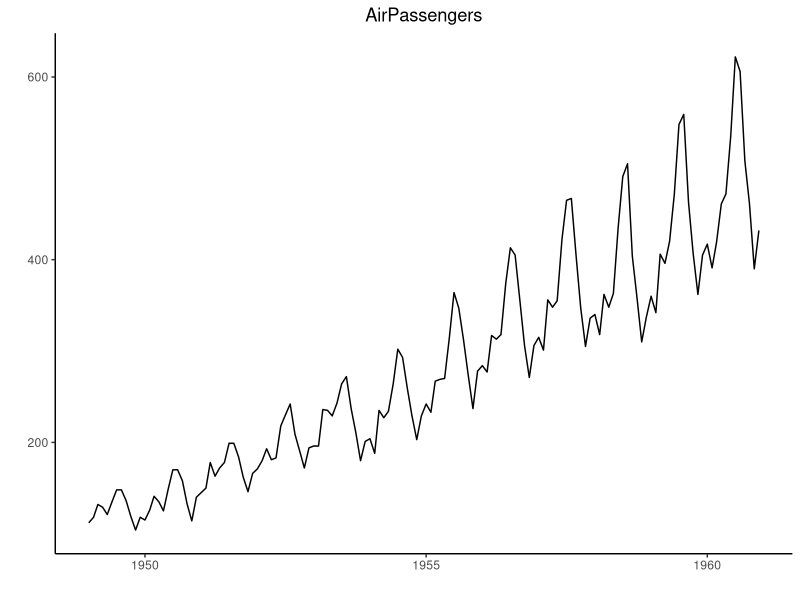
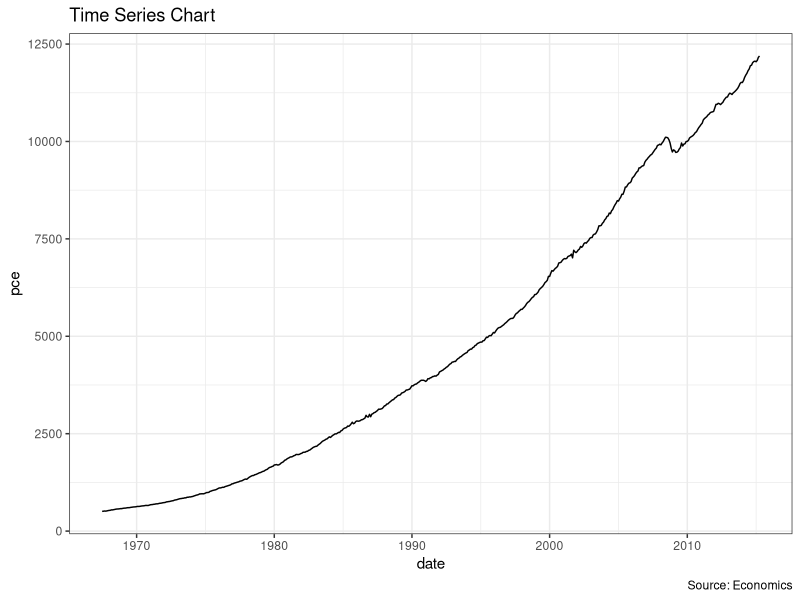
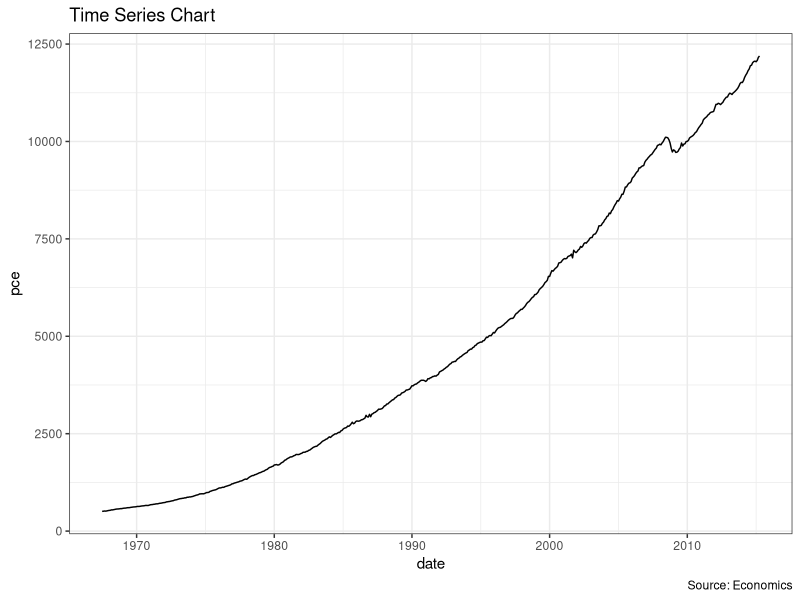
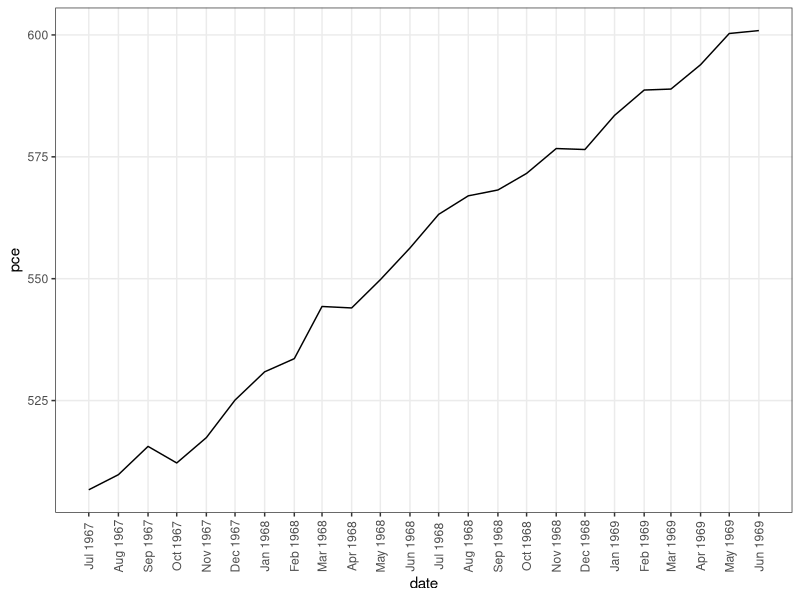
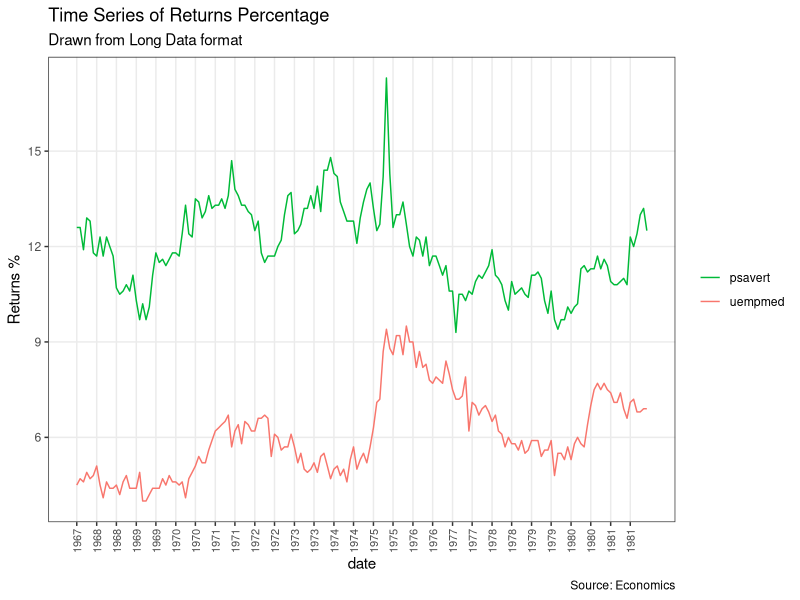
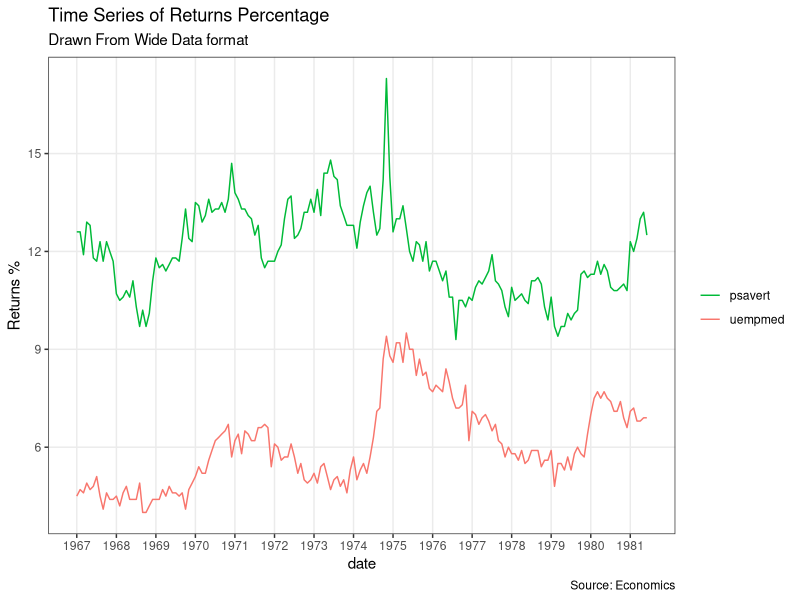
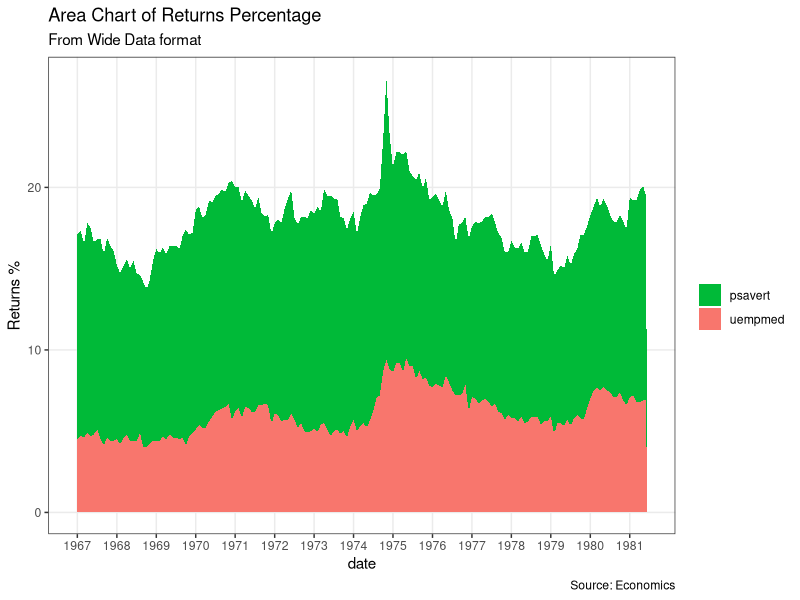
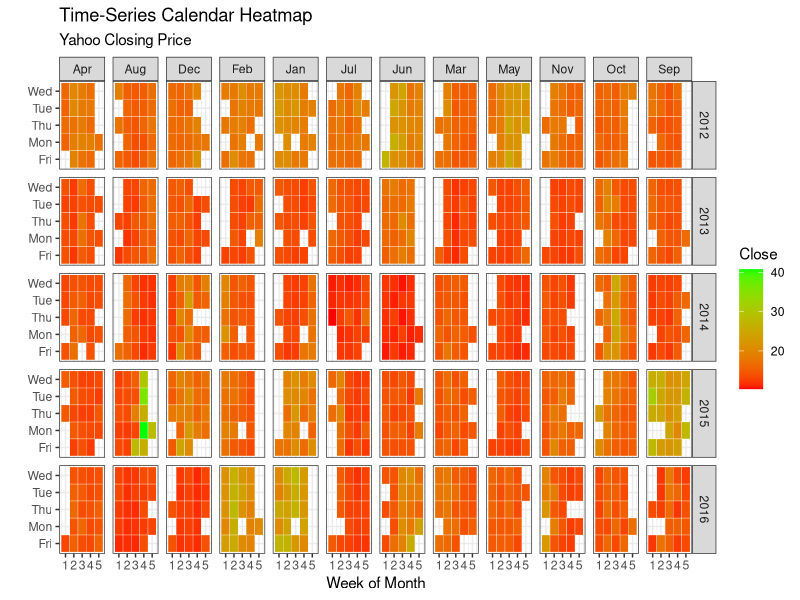

Here is the R script that generated these plots, in order:
## ---- chunk 1
## 加载数据集
library(ggplot2)
library(plotrix)
data("midwest", package = "ggplot2") 
## ---- chunk 2
## 全局配色、主题设置。注意，本文使用离散色阶，如果需要使用连续色阶，则需要重写。
options(scipen=999)  # 关掉像 1e+48 这样的科学符号
# 颜色设置（灰色系列）
cbp1 <- c("#999999", "#E69F00", "#56B4E9", "#009E73",
          "#F0E442", "#0072B2", "#D55E00", "#CC79A7")

# 颜色设置（黑色系列）
cbp2 <- c("#000000", "#E69F00", "#56B4E9", "#009E73",
          "#F0E442", "#0072B2", "#D55E00", "#CC79A7")


ggplot <- function(...) ggplot2::ggplot(...) + 
  scale_color_manual(values = cbp1) +
  scale_fill_manual(values = cbp1) + # 注意: 使用连续色阶时需要重写
  theme_bw()
## ---- chunk 3
library(ggplot2)
library(ggfortify)
theme_set(theme_classic())

# 绘图 
autoplot(AirPassengers) + 
  labs(title="AirPassengers") + 
  theme(plot.title = element_text(hjust=0.5))
## ---- chunk 4
library(ggplot2)
theme_set(theme_classic())

# 使用默认的时间跨度
ggplot(economics, aes(x=date)) + 
  geom_line(aes(y=pce)) + 
  labs(title="Time Series Chart", 
       caption="Source: Economics")
## ---- chunk 5
library(ggplot2)
theme_set(theme_classic())

# 使用默认的时间跨度
ggplot(economics, aes(x=date)) + 
  geom_line(aes(y=pce)) + 
  labs(title="Time Series Chart", 
       caption="Source: Economics")
## ---- chunk 6
library(ggplot2)
library(lubridate)
theme_set(theme_bw())

economics_m <- economics[1:24, ]

# 设定时间跨度为一个月
lbls <- paste0(month.abb[month(economics_m$date)], " ", lubridate::year(economics_m$date))
brks <- economics_m$date

# 绘图
ggplot(economics_m, aes(x=date)) + 
  geom_line(aes(y=pce)) + 
  scale_x_date(labels = lbls, 
               breaks = brks) +  # change to monthly ticks and labels
  theme(axis.text.x = element_text(angle = 90, vjust=0.5),  # rotate x axis text
        panel.grid.minor = element_blank())  # turn off minor grid
## ---- chunk 7
library(ggplot2)
library(lubridate)
theme_set(theme_bw())

df <- economics_long[economics_long$variable %in% c("psavert", "uempmed"), ]
df <- df[lubridate::year(df$date) %in% c(1967:1981), ]

# labels and breaks for X axis text
brks <- df$date[seq(1, length(df$date), 12)]
lbls <- lubridate::year(brks)

# 绘图
ggplot(df, aes(x=date)) + 
  geom_line(aes(y=value, col=variable)) + 
  labs(title="Time Series of Returns Percentage", 
       subtitle="Drawn from Long Data format", 
       caption="Source: Economics", 
       y="Returns %", 
       color=NULL) +  # title and caption
  scale_x_date(labels = lbls, breaks = brks) +  # change to monthly ticks and labels
  scale_color_manual(labels = c("psavert", "uempmed"), 
                     values = c("psavert"="#00ba38", "uempmed"="#f8766d")) +  # line color
  theme(axis.text.x = element_text(angle = 90, vjust=0.5, size = 8),  # rotate x axis text
        panel.grid.minor = element_blank())  # turn off minor grid
## ---- chunk 8
library(ggplot2)
library(lubridate)
theme_set(theme_bw())

df <- economics[, c("date", "psavert", "uempmed")]
df <- df[lubridate::year(df$date) %in% c(1967:1981), ]

# labels and breaks for X axis text
brks <- df$date[seq(1, length(df$date), 12)]
lbls <- lubridate::year(brks)

# plot
ggplot(df, aes(x=date)) + 
  geom_line(aes(y=psavert, col="psavert")) + 
  geom_line(aes(y=uempmed, col="uempmed")) + 
  labs(title="Time Series of Returns Percentage", 
       subtitle="Drawn From Wide Data format", 
       caption="Source: Economics", y="Returns %") +  # title and caption
  scale_x_date(labels = lbls, breaks = brks) +  # change to monthly ticks and labels
  scale_color_manual(name="", 
                     values = c("psavert"="#00ba38", "uempmed"="#f8766d")) +  # line color
  theme(panel.grid.minor = element_blank())  # turn off minor grid
## ---- chunk 9
library(ggplot2)
library(lubridate)
theme_set(theme_bw())

df <- economics[, c("date", "psavert", "uempmed")]
df <- df[lubridate::year(df$date) %in% c(1967:1981), ]

# labels and breaks for X axis text
brks <- df$date[seq(1, length(df$date), 12)]
lbls <- lubridate::year(brks)

# plot
ggplot(df, aes(x=date)) + 
  geom_area(aes(y=psavert+uempmed, fill="psavert")) + 
  geom_area(aes(y=uempmed, fill="uempmed")) + 
  labs(title="Area Chart of Returns Percentage", 
       subtitle="From Wide Data format", 
       caption="Source: Economics", 
       y="Returns %") +  # title and caption
  scale_x_date(labels = lbls, breaks = brks) +  # change to monthly ticks and labels
  scale_fill_manual(name="", 
                    values = c("psavert"="#00ba38", "uempmed"="#f8766d")) +  # line color
  theme(panel.grid.minor = element_blank())  # turn off minor grid
## ---- chunk 10
library(ggplot2)
library(plyr)
library(scales)
library(zoo)

df <- read.csv("data/yahoo.csv")
df$date <- as.Date(df$date)  # 格式化日期
df <- df[df$year >= 2012, ]  # filter reqd years

# 创建月周
df$yearmonth <- as.yearmon(df$date)
df$yearmonthf <- factor(df$yearmonth)
df <- ddply(df,.(yearmonthf), transform, monthweek=1+week-min(week))  # compute week number of month
df <- df[, c("year", "yearmonthf", "monthf", "week", "monthweek", "weekdayf", "VIX.Close")]
head(df)
## ---- chunk 11
ggplot(df, aes(monthweek, weekdayf, fill = VIX.Close)) + 
  geom_tile(colour = "white") + 
  facet_grid(year~monthf) + 
  scale_fill_gradient(low="red", high="green") +
  labs(x="Week of Month",
       y="",
       title = "Time-Series Calendar Heatmap", 
       subtitle="Yahoo Closing Price", 
       fill="Close")
## ---- chunk 12
library(dplyr)
theme_set(theme_classic())
source_df <- read.csv("data/cancer_survival_rates.csv")

# 定义函数，来源: https://github.com/jkeirstead/r-slopegraph
tufte_sort <- function(df, x="year", y="value", group="group", method="tufte", min.space=0.05) {
    ## First rename the columns for consistency
    ids <- match(c(x, y, group), names(df))
    df <- df[,ids]
    names(df) <- c("x", "y", "group")

    ## Expand grid to ensure every combination has a defined value
    tmp <- expand.grid(x=unique(df$x), group=unique(df$group))
    tmp <- merge(df, tmp, all.y=TRUE)
    df <- mutate(tmp, y=ifelse(is.na(y), 0, y))
  
    ## Cast into a matrix shape and arrange by first column
    require(reshape2)
    tmp <- dcast(df, group ~ x, value.var="y")
    ord <- order(tmp[,2])
    tmp <- tmp[ord,]
    
    min.space <- min.space*diff(range(tmp[,-1]))
    yshift <- numeric(nrow(tmp))
    ## Start at "bottom" row
    ## Repeat for rest of the rows until you hit the top
    for (i in 2:nrow(tmp)) {
        ## Shift subsequent row up by equal space so gap between
        ## two entries is >= minimum
        mat <- as.matrix(tmp[(i-1):i, -1])
        d.min <- min(diff(mat))
        yshift[i] <- ifelse(d.min < min.space, min.space - d.min, 0)
    }

    
    tmp <- cbind(tmp, yshift=cumsum(yshift))

    scale <- 1
    tmp <- melt(tmp, id=c("group", "yshift"), variable.name="x", value.name="y")
    ## Store these gaps in a separate variable so that they can be scaled ypos = a*yshift + y

    tmp <- transform(tmp, ypos=y + scale*yshift)
    return(tmp)
   
}

plot_slopegraph <- function(df) {
    ylabs <- subset(df, x==head(x,1))$group
    yvals <- subset(df, x==head(x,1))$ypos
    fontSize <- 3
    gg <- ggplot(df,aes(x=x,y=ypos)) +
        geom_line(aes(group=group),colour="grey80") +
        geom_point(colour="white",size=8) +
        geom_text(aes(label=y), size=fontSize, family="American Typewriter") +
        scale_y_continuous(name="", breaks=yvals, labels=ylabs)
    return(gg)
}    

## 准备数据 
df <- tufte_sort(source_df, 
                 x="year", 
                 y="value", 
                 group="group", 
                 method="tufte", 
                 min.space=0.05)

df <- transform(df, 
                x=factor(x, levels=c(5,10,15,20), 
                            labels=c("5 years","10 years","15 years","20 years")), 
                y=round(y))

## 绘图
plot_slopegraph(df) + labs(title="Estimates of % survival rates") + 
                      theme(axis.title=element_blank(),
                            axis.ticks = element_blank(),
                            plot.title = element_text(hjust=0.5,
                                                      family = "American Typewriter",
                                                      face="bold"),
                            axis.text = element_text(family = "American Typewriter",
                                                     face="bold"))
## ---- chunk 13
library(ggplot2)
library(forecast)
theme_set(theme_classic())

# 使用子集数据
nottem_small <- window(nottem, start=c(1920, 1), end=c(1925, 12))  # 使用较小时间窗的子集
## ---- chunk 14
ggseasonplot(nottem_small) + 
  labs(title="Seasonal plot: Air temperatures at Nottingham Castle")
## ---- chunk 15
ggseasonplot(AirPassengers) + 
  labs(title="Seasonal plot: International Airline Passengers")
